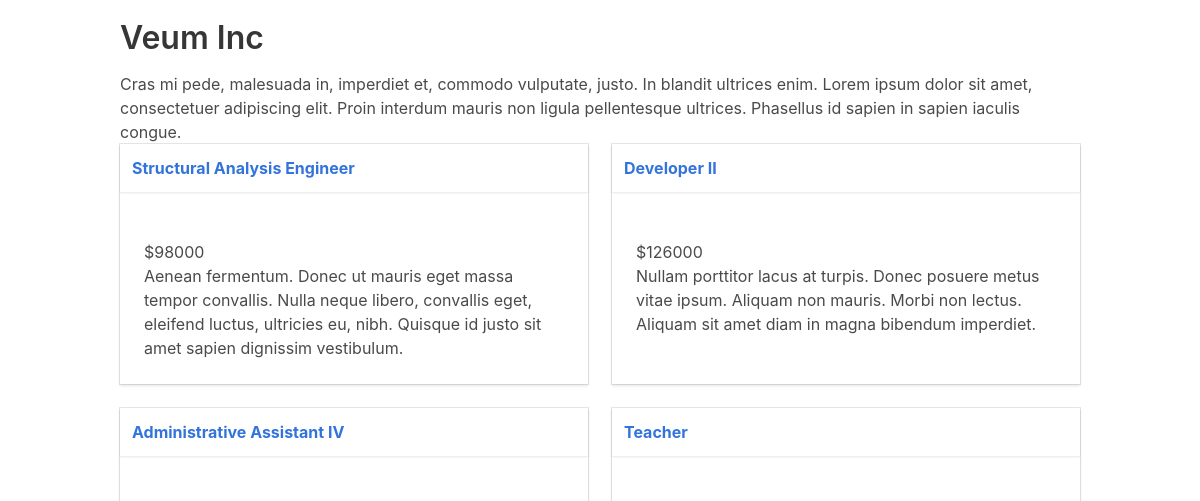
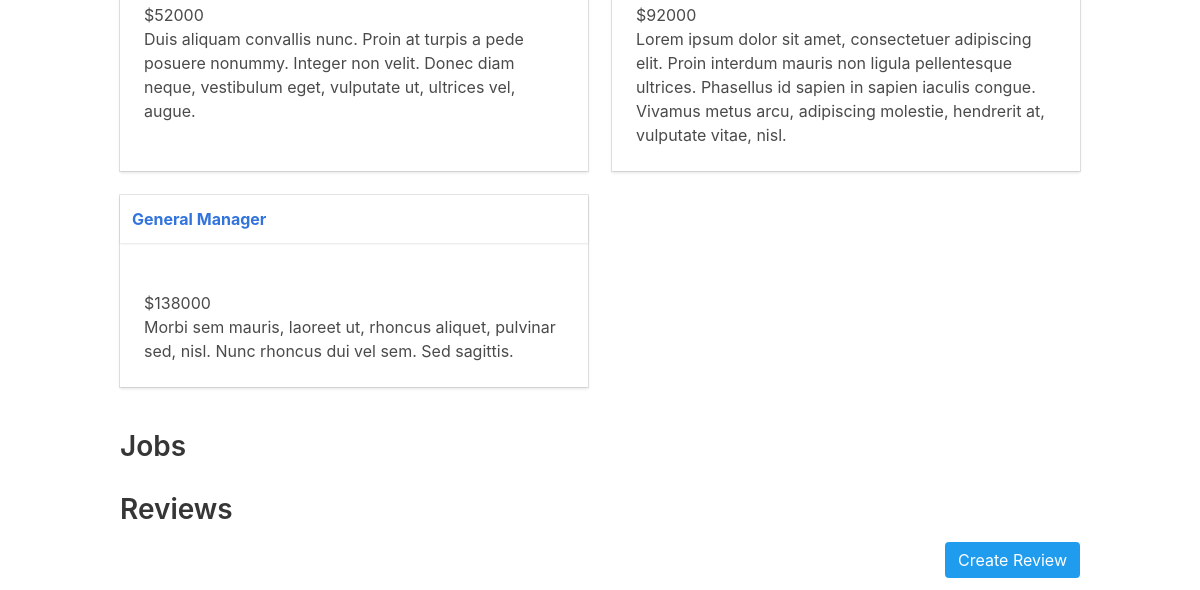
The page /employer/7 on the database as committed earlier (2 pictures, top to bottom).
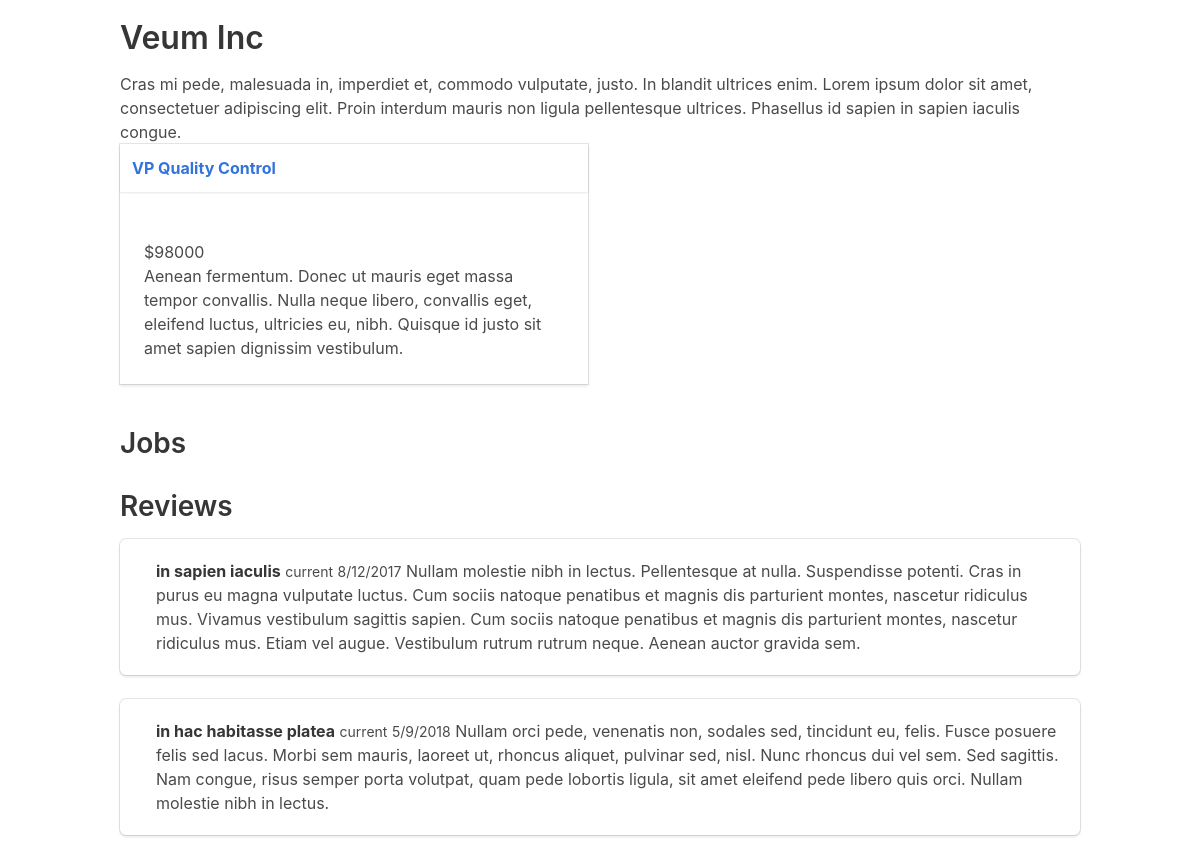
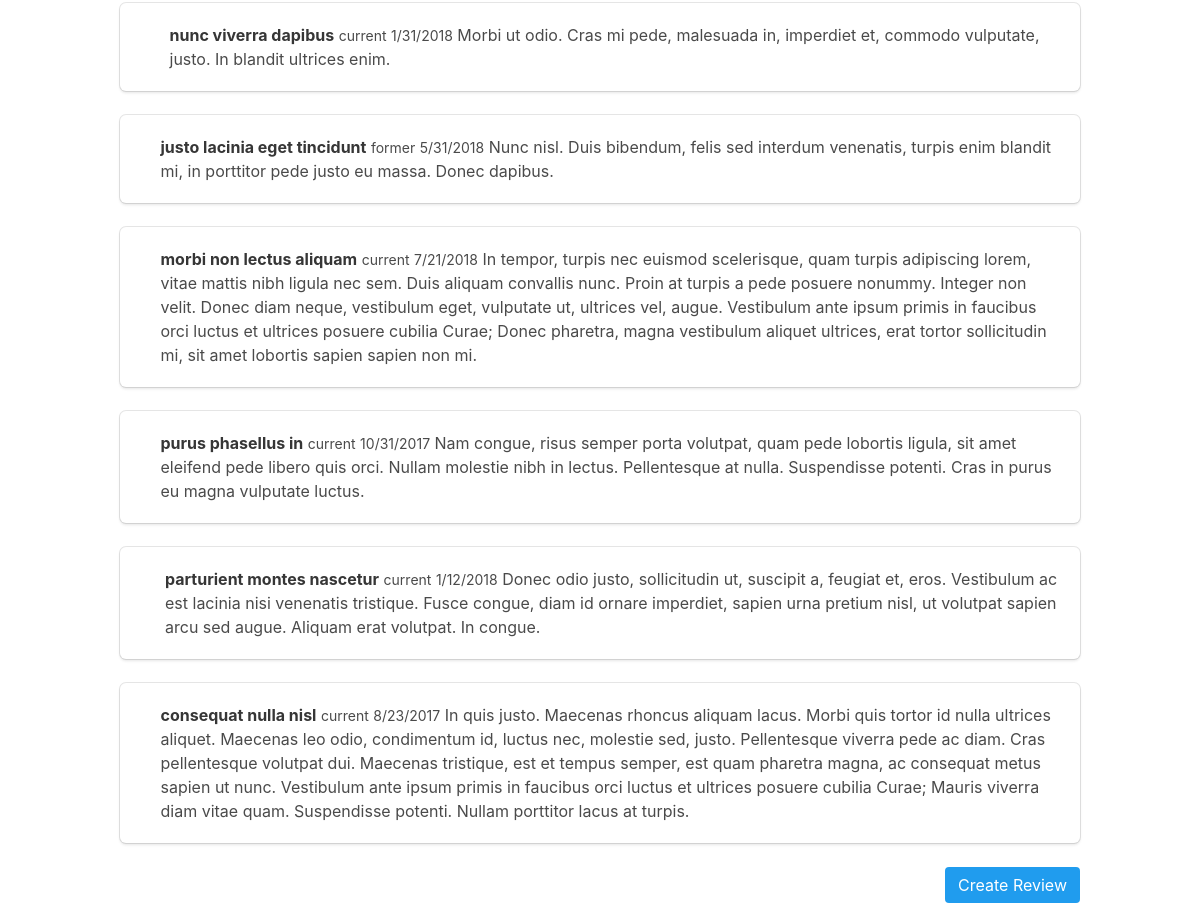
The same page on the database as committed later (2 pictures, top to bottom).
### tables this page shows
CREATE TABLE job (id INTEGER PRIMARY KEY AUTOINCREMENT, title VARCHAR NOT NULL, description TEXT NOT NULL, salary VARCHAR NOT NULL, employer_id INT NOT NULL);

CREATE TABLE review (id integer PRIMARY KEY AUTOINCREMENT, review TEXT DEFAULT NULL, rating INTEGER, title VARCHAR, date DATETIME, status VARCHAR, employer_id INTEGER);

### jobs/app.py (the view)
@app.route('/employer/<employer_id>')
def employer(employer_id):
    employer = execute_sql('SELECT * FROM employer WHERE id=?', employer_id, single=True)
    jobs = execute_sql('SELECT job.id, job.title, job.description, job.salary FROM job JOIN employer ON employer.id = job.employer_id WHERE employer.id = ?', [employer_id])
    reviews = execute_sql('SELECT review, rating, title, date, status FROM review JOIN employer ON employer.id = review.employer_id WHERE employer.id = ?', [employer_id])
    return render_template('employer.html', employer=employer, jobs=jobs, reviews=reviews)

### jobs/app.py (called while the page is built)
def open_connection():
    connection = getattr(g, '_connection', None)
    if connection is None:
        connection = g._connection = sqlite3.connect(PATH)
    connection.row_factory = sqlite3.Row
    return connection

@app.teardown_appcontext
def close_connection(exception):
    connection = getattr(g, '_connection', None)
    if connection is not None:
        connection.close()

def execute_sql(sql, values = (), commit = False, single = False):
    connection = open_connection()
    cursor = connection.execute(sql, values)
    if commit:
        results = connection.commit()
    else:
        results = cursor.fetchone() if single else cursor.fetchall()
    cursor.close()
    return results

### jobs/templates/employer.html (shortened to what this page needs)
{% extends('layout.html') %}
{% block content %}
  <div>
    <h1>{{ employer['name'] }}</h1>
    <div class="description">
      <p>{{ employer['description'] }}</p>
    </div>
  </div>
  {{ show_jobs(jobs) }}
  <h2>Jobs</h2>
  <h2>Reviews</h2>
    {% for review in reviews %}
    <div class="box">
      <article class="media">
        <div class="media-left">
        </div>
        <div class="media-content">
          <div class="content">
            <p>
              <strong>{{ review['title'] }}</strong>
              <small>{{ review['status'] }}</small>
              <small>{{ review['date'] }}</small>
              {{ review['review'] }}
            </p>
          </div>
        </div>
      </article>
    </div>
    {% endfor %}
  <div class="columns">
    <div class="column">
      <a class="button is-info is-pulled-right" href="{{ url_for('review', employer_id=employer['id']) }}">Create Review</a>
    </div>
  </div>
{% endblock %}

### jobs/templates/_macros.html
{%  macro show_job(job) %}
  <div class="card adjust-height">
    <header class="card-header">
      <p class="card-header-title">
        <a href=="{{ url_for('job', job_id=job['id']) }}">{{ job['title'] }}</a>
      </p>
    </header>
    <div class="card-content">
      <div class="content">
        <p><a href="{{ url_for('employer', employer_id=job['employer_id']) }}">{{ job['employer_name'] }}</a>
          <br />
          ${{ job['salary'] }}
          <br />
          {{ job['description'] }}
        </p>
      </div>
    </div>
  </div>
{%  endmacro %}
{%  macro show_jobs(jobs) %}
<div class="columns is-multiline">
  {% for job in jobs %}
    <div class="column is-half">
      {{ show_job(job) }}
    </div>
  {%  endfor %}
</div>
{%  endmacro %}

Rows that differ between the two databases and show on the page:
removed job: title "Developer II", salary "126000", description "Nullam porttitor lacus at turpis. Donec posuere metus vitae ipsum. Aliquam non mauris. Morbi non lectus. Aliquam sit amet diam in magna bibendum imperdiet."
removed job: title "Administrative Assistant IV", salary "52000", description "Duis aliquam convallis nunc. Proin at turpis a pede posuere nonummy. Integer non velit. Donec diam neque, vestibulum eget, vulputate ut, ultrices vel, augue."
removed job: title "Teacher", salary "92000", description "Lorem ipsum dolor sit amet, consectetuer adipiscing elit. Proin interdum mauris non ligula pellentesque ultrices. Phasellus id sapien in sapien iaculis congue. Vivamus metus arcu, adipiscing molestie, hendrerit at, vulputate vitae, nisl."
removed job: title "General Manager", salary "138000", description "Morbi sem mauris, laoreet ut, rhoncus aliquet, pulvinar sed, nisl. Nunc rhoncus dui vel sem. Sed sagittis."
changed job: title "Structural Analysis Engineer" → "VP Quality Control"
added review: title "in sapien iaculis", status "current", date "8/12/2017", review "Nullam molestie nibh in lectus. Pellentesque at nulla. Suspendisse potenti. Cras in purus eu magna vulputate luctus. Cum sociis natoque penatibus et magnis dis parturient montes, nascetur ridiculus mus. Vivamus vestibulum sagittis sapien. Cum sociis natoque penatibus et magnis dis parturient montes, nascetur ridiculus mus. Etiam vel augue. Vestibulum rutrum rutrum neque. Aenean auctor gravida sem."
added review: title "in hac habitasse platea", status "current", date "5/9/2018", review "Nullam orci pede, venenatis non, sodales sed, tincidunt eu, felis. Fusce posuere felis sed lacus. Morbi sem mauris, laoreet ut, rhoncus aliquet, pulvinar sed, nisl. Nunc rhoncus dui vel sem. Sed sagittis. Nam congue, risus semper porta volutpat, quam pede lobortis ligula, sit amet eleifend pede libero quis orci. Nullam molestie nibh in lectus."
added review: title "nunc viverra dapibus", status "current", date "1/31/2018", review "Morbi ut odio. Cras mi pede, malesuada in, imperdiet et, commodo vulputate, justo. In blandit ultrices enim."
added review: title "justo lacinia eget tincidunt", status "former", date "5/31/2018", review "Nunc nisl. Duis bibendum, felis sed interdum venenatis, turpis enim blandit mi, in porttitor pede justo eu massa. Donec dapibus."
added review: title "morbi non lectus aliquam", status "current", date "7/21/2018", review "In tempor, turpis nec euismod scelerisque, quam turpis adipiscing lorem, vitae mattis nibh ligula nec sem. Duis aliquam convallis nunc. Proin at turpis a pede posuere nonummy. Integer non velit. Donec diam neque, vestibulum eget, vulputate ut, ultrices vel, augue. Vestibulum ante ipsum primis in faucibus orci luctus et ultrices posuere cubilia Curae; Donec pharetra, magna vestibulum aliquet ultrices, erat tortor sollicitudin mi, sit amet lobortis sapien sapien non mi."
added review: title "purus phasellus in", status "current", date "10/31/2017", review "Nam congue, risus semper porta volutpat, quam pede lobortis ligula, sit amet eleifend pede libero quis orci. Nullam molestie nibh in lectus. Pellentesque at nulla. Suspendisse potenti. Cras in purus eu magna vulputate luctus."
added review: title "parturient montes nascetur", status "current", date "1/12/2018", review "Donec odio justo, sollicitudin ut, suscipit a, feugiat et, eros. Vestibulum ac est lacinia nisi venenatis tristique. Fusce congue, diam id ornare imperdiet, sapien urna pretium nisl, ut volutpat sapien arcu sed augue. Aliquam erat volutpat. In congue."
added review: title "consequat nulla nisl", status "current", date "8/23/2017", review "In quis justo. Maecenas rhoncus aliquam lacus. Morbi quis tortor id nulla ultrices aliquet. Maecenas leo odio, condimentum id, luctus nec, molestie sed, justo. Pellentesque viverra pede ac diam. Cras pellentesque volutpat dui. Maecenas tristique, est et tempus semper, est quam pharetra magna, ac consequat metus sapien ut nunc. Vestibulum ante ipsum primis in faucibus orci luctus et ultrices posuere cubilia Curae; Mauris viverra diam vitae quam. Suspendisse potenti. Nullam porttitor lacus at turpis."
